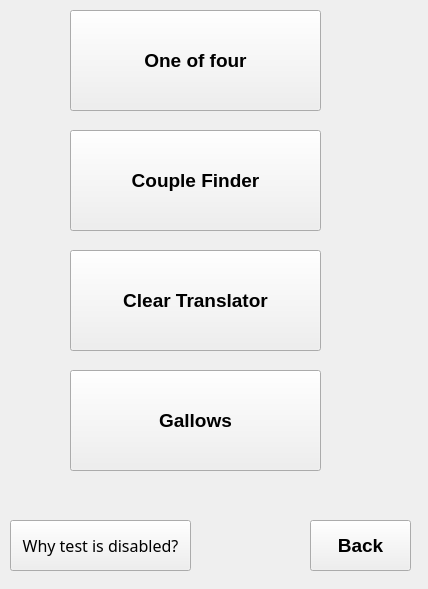
<?xml version="1.0" encoding="UTF-8"?>
<ui version="4.0">
 <class>FormTestChoice</class>
 <widget class="QWidget" name="FormTestChoice">
  <property name="geometry">
   <rect>
    <x>0</x>
    <y>0</y>
    <width>428</width>
    <height>589</height>
   </rect>
  </property>
  <property name="windowTitle">
   <string>Form</string>
  </property>
  <widget class="QPushButton" name="btnOOF">
   <property name="geometry">
    <rect>
     <x>70</x>
     <y>10</y>
     <width>251</width>
     <height>101</height>
    </rect>
   </property>
   <property name="font">
    <font>
     <family>Microsoft YaHei UI</family>
     <pointsize>14</pointsize>
     <weight>75</weight>
     <bold>true</bold>
    </font>
   </property>
   <property name="text">
    <string>One of four</string>
   </property>
  </widget>
  <widget class="QPushButton" name="btnBack">
   <property name="geometry">
    <rect>
     <x>310</x>
     <y>520</y>
     <width>101</width>
     <height>51</height>
    </rect>
   </property>
   <property name="font">
    <font>
     <family>Microsoft YaHei UI</family>
     <pointsize>14</pointsize>
     <weight>75</weight>
     <bold>true</bold>
    </font>
   </property>
   <property name="text">
    <string>Back</string>
   </property>
  </widget>
  <widget class="QPushButton" name="btnCF">
   <property name="geometry">
    <rect>
     <x>70</x>
     <y>130</y>
     <width>251</width>
     <height>101</height>
    </rect>
   </property>
   <property name="font">
    <font>
     <family>Microsoft YaHei UI</family>
     <pointsize>14</pointsize>
     <weight>75</weight>
     <bold>true</bold>
    </font>
   </property>
   <property name="text">
    <string>Couple Finder</string>
   </property>
  </widget>
  <widget class="QPushButton" name="btnCT">
   <property name="geometry">
    <rect>
     <x>70</x>
     <y>250</y>
     <width>251</width>
     <height>101</height>
    </rect>
   </property>
   <property name="font">
    <font>
     <family>Microsoft YaHei UI</family>
     <pointsize>14</pointsize>
     <weight>75</weight>
     <bold>true</bold>
    </font>
   </property>
   <property name="text">
    <string>Clear Translator</string>
   </property>
  </widget>
  <widget class="QPushButton" name="btnWhyDisabled">
   <property name="geometry">
    <rect>
     <x>10</x>
     <y>520</y>
     <width>181</width>
     <height>51</height>
    </rect>
   </property>
   <property name="font">
    <font>
     <family>Microsoft JhengHei UI Light</family>
     <pointsize>12</pointsize>
     <weight>50</weight>
     <italic>false</italic>
     <bold>false</bold>
    </font>
   </property>
   <property name="text">
    <string>Why test is disabled?</string>
   </property>
  </widget>
  <widget class="QPushButton" name="btnGallows">
   <property name="geometry">
    <rect>
     <x>70</x>
     <y>370</y>
     <width>251</width>
     <height>101</height>
    </rect>
   </property>
   <property name="font">
    <font>
     <family>Microsoft YaHei UI</family>
     <pointsize>14</pointsize>
     <weight>75</weight>
     <bold>true</bold>
    </font>
   </property>
   <property name="text">
    <string>Gallows</string>
   </property>
  </widget>
 </widget>
 <resources/>
 <connections/>
</ui>
